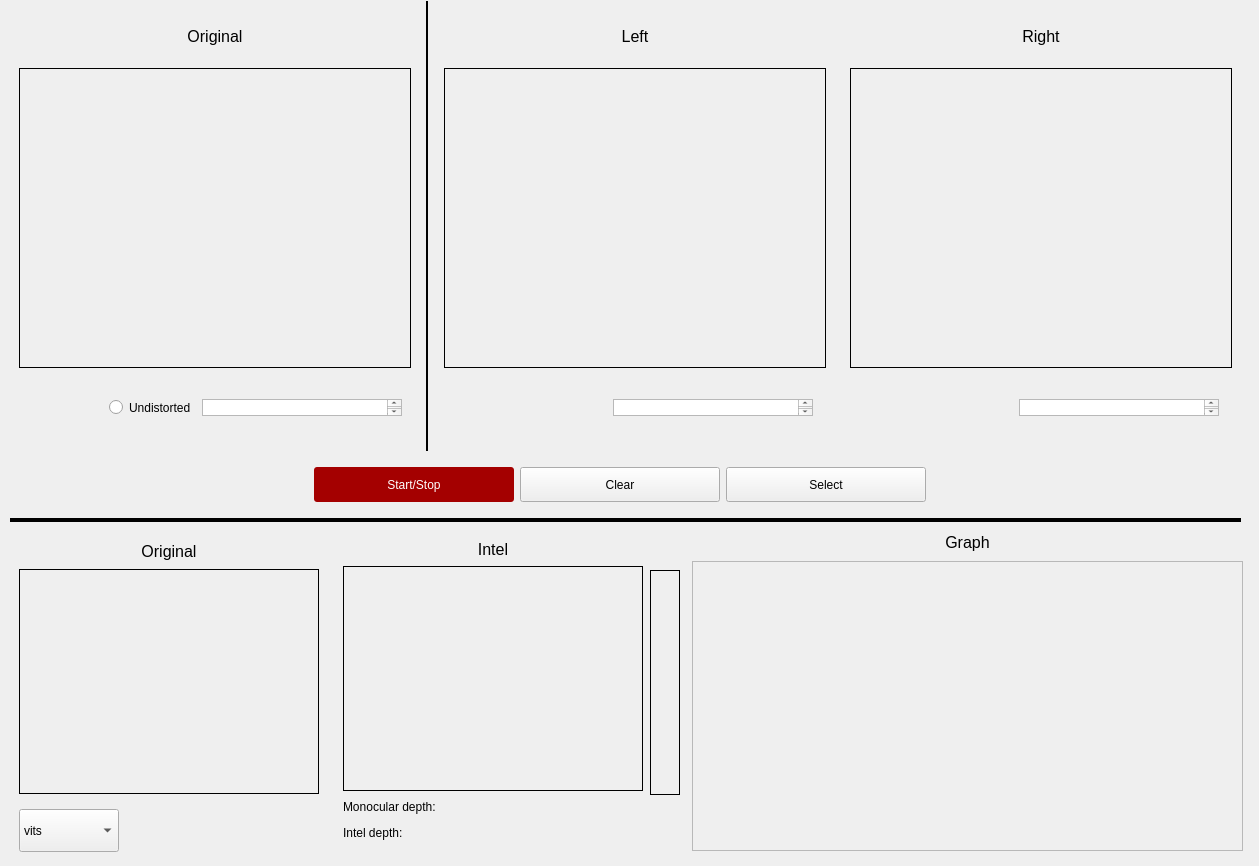
<?xml version="1.0" encoding="UTF-8"?>
<ui version="4.0">
 <class>Form</class>
 <widget class="QWidget" name="Form">
  <property name="geometry">
   <rect>
    <x>0</x>
    <y>0</y>
    <width>1259</width>
    <height>866</height>
   </rect>
  </property>
  <property name="windowTitle">
   <string>Form</string>
  </property>
  <widget class="Line" name="line_2">
   <property name="geometry">
    <rect>
     <x>10</x>
     <y>510</y>
     <width>1231</width>
     <height>21</height>
    </rect>
   </property>
   <property name="frameShadow">
    <enum>QFrame::Plain</enum>
   </property>
   <property name="lineWidth">
    <number>4</number>
   </property>
   <property name="orientation">
    <enum>Qt::Horizontal</enum>
   </property>
  </widget>
  <widget class="QWidget" name="verticalLayoutWidget_3">
   <property name="geometry">
    <rect>
     <x>10</x>
     <y>0</y>
     <width>1231</width>
     <height>510</height>
    </rect>
   </property>
   <layout class="QVBoxLayout" name="verticalLayout_3">
    <item>
     <layout class="QHBoxLayout" name="horizontalLayout">
      <item>
       <widget class="QFrame" name="verticalFrame_3">
        <property name="minimumSize">
         <size>
          <width>400</width>
          <height>450</height>
         </size>
        </property>
        <property name="maximumSize">
         <size>
          <width>16777215</width>
          <height>450</height>
         </size>
        </property>
        <layout class="QVBoxLayout" name="verticalLayout_8">
         <item>
          <widget class="QLabel" name="camLabel">
           <property name="minimumSize">
            <size>
             <width>100</width>
             <height>20</height>
            </size>
           </property>
           <property name="maximumSize">
            <size>
             <width>400</width>
             <height>20</height>
            </size>
           </property>
           <property name="font">
            <font>
             <pointsize>12</pointsize>
            </font>
           </property>
           <property name="text">
            <string>Original</string>
           </property>
           <property name="alignment">
            <set>Qt::AlignCenter</set>
           </property>
          </widget>
         </item>
         <item>
          <widget class="QLabel" name="camFrame">
           <property name="minimumSize">
            <size>
             <width>160</width>
             <height>120</height>
            </size>
           </property>
           <property name="maximumSize">
            <size>
             <width>400</width>
             <height>300</height>
            </size>
           </property>
           <property name="layoutDirection">
            <enum>Qt::LeftToRight</enum>
           </property>
           <property name="frameShape">
            <enum>QFrame::Box</enum>
           </property>
           <property name="text">
            <string/>
           </property>
           <property name="alignment">
            <set>Qt::AlignCenter</set>
           </property>
          </widget>
         </item>
         <item>
          <widget class="QFrame" name="horizontalFrame">
           <property name="maximumSize">
            <size>
             <width>400</width>
             <height>35</height>
            </size>
           </property>
           <layout class="QHBoxLayout" name="horizontalLayout_5">
            <item>
             <widget class="QLabel" name="fpsLabel1">
              <property name="maximumSize">
               <size>
                <width>150</width>
                <height>20</height>
               </size>
              </property>
              <property name="text">
               <string/>
              </property>
             </widget>
            </item>
            <item>
             <widget class="QRadioButton" name="radioButton">
              <property name="text">
               <string>Undistorted</string>
              </property>
             </widget>
            </item>
            <item>
             <widget class="QTextBrowser" name="fpsCam">
              <property name="maximumSize">
               <size>
                <width>200</width>
                <height>20</height>
               </size>
              </property>
              <property name="html">
               <string>&lt;!DOCTYPE HTML PUBLIC &quot;-//W3C//DTD HTML 4.0//EN&quot; &quot;http://www.w3.org/TR/REC-html40/strict.dtd&quot;&gt;
&lt;html&gt;&lt;head&gt;&lt;meta name=&quot;qrichtext&quot; content=&quot;1&quot; /&gt;&lt;style type=&quot;text/css&quot;&gt;
p, li { white-space: pre-wrap; }
&lt;/style&gt;&lt;/head&gt;&lt;body style=&quot; font-family:'IBM Plex Sans'; font-size:10pt; font-weight:400; font-style:normal;&quot;&gt;
&lt;p style=&quot;-qt-paragraph-type:empty; margin-top:0px; margin-bottom:0px; margin-left:0px; margin-right:0px; -qt-block-indent:0; text-indent:0px; font-family:'Ubuntu'; font-size:11pt;&quot;&gt;&lt;br /&gt;&lt;/p&gt;&lt;/body&gt;&lt;/html&gt;</string>
              </property>
             </widget>
            </item>
           </layout>
          </widget>
         </item>
        </layout>
       </widget>
      </item>
      <item>
       <widget class="Line" name="line">
        <property name="maximumSize">
         <size>
          <width>16777215</width>
          <height>450</height>
         </size>
        </property>
        <property name="frameShadow">
         <enum>QFrame::Plain</enum>
        </property>
        <property name="lineWidth">
         <number>2</number>
        </property>
        <property name="orientation">
         <enum>Qt::Vertical</enum>
        </property>
       </widget>
      </item>
      <item>
       <widget class="QFrame" name="verticalFrame_4">
        <property name="sizePolicy">
         <sizepolicy hsizetype="Preferred" vsizetype="Preferred">
          <horstretch>0</horstretch>
          <verstretch>0</verstretch>
         </sizepolicy>
        </property>
        <property name="minimumSize">
         <size>
          <width>400</width>
          <height>450</height>
         </size>
        </property>
        <property name="maximumSize">
         <size>
          <width>400</width>
          <height>450</height>
         </size>
        </property>
        <layout class="QVBoxLayout" name="verticalLayout_10">
         <item>
          <widget class="QLabel" name="leftLabel">
           <property name="minimumSize">
            <size>
             <width>100</width>
             <height>20</height>
            </size>
           </property>
           <property name="maximumSize">
            <size>
             <width>400</width>
             <height>20</height>
            </size>
           </property>
           <property name="font">
            <font>
             <pointsize>12</pointsize>
            </font>
           </property>
           <property name="text">
            <string>Left</string>
           </property>
           <property name="alignment">
            <set>Qt::AlignCenter</set>
           </property>
          </widget>
         </item>
         <item>
          <widget class="QLabel" name="intelLeftFrame">
           <property name="minimumSize">
            <size>
             <width>160</width>
             <height>120</height>
            </size>
           </property>
           <property name="maximumSize">
            <size>
             <width>400</width>
             <height>300</height>
            </size>
           </property>
           <property name="layoutDirection">
            <enum>Qt::LeftToRight</enum>
           </property>
           <property name="frameShape">
            <enum>QFrame::Box</enum>
           </property>
           <property name="text">
            <string/>
           </property>
           <property name="alignment">
            <set>Qt::AlignCenter</set>
           </property>
          </widget>
         </item>
         <item>
          <widget class="QFrame" name="horizontalFrame_3">
           <property name="maximumSize">
            <size>
             <width>400</width>
             <height>35</height>
            </size>
           </property>
           <layout class="QHBoxLayout" name="horizontalLayout_7">
            <item>
             <widget class="QLabel" name="fpsLabel2">
              <property name="maximumSize">
               <size>
                <width>150</width>
                <height>20</height>
               </size>
              </property>
              <property name="text">
               <string/>
              </property>
             </widget>
            </item>
            <item>
             <widget class="QTextBrowser" name="fpsLeft">
              <property name="maximumSize">
               <size>
                <width>200</width>
                <height>20</height>
               </size>
              </property>
              <property name="html">
               <string>&lt;!DOCTYPE HTML PUBLIC &quot;-//W3C//DTD HTML 4.0//EN&quot; &quot;http://www.w3.org/TR/REC-html40/strict.dtd&quot;&gt;
&lt;html&gt;&lt;head&gt;&lt;meta name=&quot;qrichtext&quot; content=&quot;1&quot; /&gt;&lt;style type=&quot;text/css&quot;&gt;
p, li { white-space: pre-wrap; }
&lt;/style&gt;&lt;/head&gt;&lt;body style=&quot; font-family:'IBM Plex Sans'; font-size:10pt; font-weight:400; font-style:normal;&quot;&gt;
&lt;p style=&quot;-qt-paragraph-type:empty; margin-top:0px; margin-bottom:0px; margin-left:0px; margin-right:0px; -qt-block-indent:0; text-indent:0px; font-family:'Ubuntu'; font-size:11pt;&quot;&gt;&lt;br /&gt;&lt;/p&gt;&lt;/body&gt;&lt;/html&gt;</string>
              </property>
             </widget>
            </item>
           </layout>
          </widget>
         </item>
        </layout>
       </widget>
      </item>
      <item>
       <widget class="QFrame" name="verticalFrame_5">
        <property name="minimumSize">
         <size>
          <width>400</width>
          <height>450</height>
         </size>
        </property>
        <property name="maximumSize">
         <size>
          <width>400</width>
          <height>450</height>
         </size>
        </property>
        <layout class="QVBoxLayout" name="verticalLayout_11">
         <item>
          <widget class="QLabel" name="rigthLabel">
           <property name="minimumSize">
            <size>
             <width>100</width>
             <height>20</height>
            </size>
           </property>
           <property name="maximumSize">
            <size>
             <width>400</width>
             <height>20</height>
            </size>
           </property>
           <property name="font">
            <font>
             <pointsize>12</pointsize>
            </font>
           </property>
           <property name="text">
            <string>Right</string>
           </property>
           <property name="alignment">
            <set>Qt::AlignCenter</set>
           </property>
          </widget>
         </item>
         <item>
          <widget class="QLabel" name="intelRightFrame">
           <property name="minimumSize">
            <size>
             <width>160</width>
             <height>120</height>
            </size>
           </property>
           <property name="maximumSize">
            <size>
             <width>400</width>
             <height>300</height>
            </size>
           </property>
           <property name="layoutDirection">
            <enum>Qt::LeftToRight</enum>
           </property>
           <property name="frameShape">
            <enum>QFrame::Box</enum>
           </property>
           <property name="text">
            <string/>
           </property>
           <property name="alignment">
            <set>Qt::AlignCenter</set>
           </property>
          </widget>
         </item>
         <item>
          <widget class="QFrame" name="horizontalFrame_4">
           <property name="maximumSize">
            <size>
             <width>400</width>
             <height>35</height>
            </size>
           </property>
           <layout class="QHBoxLayout" name="horizontalLayout_8">
            <item>
             <widget class="QLabel" name="fpsLabel3">
              <property name="maximumSize">
               <size>
                <width>150</width>
                <height>20</height>
               </size>
              </property>
              <property name="text">
               <string/>
              </property>
             </widget>
            </item>
            <item>
             <widget class="QTextBrowser" name="fpsRight">
              <property name="maximumSize">
               <size>
                <width>200</width>
                <height>20</height>
               </size>
              </property>
              <property name="html">
               <string>&lt;!DOCTYPE HTML PUBLIC &quot;-//W3C//DTD HTML 4.0//EN&quot; &quot;http://www.w3.org/TR/REC-html40/strict.dtd&quot;&gt;
&lt;html&gt;&lt;head&gt;&lt;meta name=&quot;qrichtext&quot; content=&quot;1&quot; /&gt;&lt;style type=&quot;text/css&quot;&gt;
p, li { white-space: pre-wrap; }
&lt;/style&gt;&lt;/head&gt;&lt;body style=&quot; font-family:'IBM Plex Sans'; font-size:10pt; font-weight:400; font-style:normal;&quot;&gt;
&lt;p style=&quot;-qt-paragraph-type:empty; margin-top:0px; margin-bottom:0px; margin-left:0px; margin-right:0px; -qt-block-indent:0; text-indent:0px; font-family:'Ubuntu'; font-size:11pt;&quot;&gt;&lt;br /&gt;&lt;/p&gt;&lt;/body&gt;&lt;/html&gt;</string>
              </property>
             </widget>
            </item>
           </layout>
          </widget>
         </item>
        </layout>
       </widget>
      </item>
     </layout>
    </item>
    <item>
     <widget class="QFrame" name="horizontalFrame_2">
      <property name="minimumSize">
       <size>
        <width>1220</width>
        <height>50</height>
       </size>
      </property>
      <property name="maximumSize">
       <size>
        <width>1220</width>
        <height>50</height>
       </size>
      </property>
      <layout class="QHBoxLayout" name="horizontalLayout_2">
       <item>
        <spacer name="horizontalSpacer">
         <property name="orientation">
          <enum>Qt::Horizontal</enum>
         </property>
         <property name="sizeHint" stdset="0">
          <size>
           <width>40</width>
           <height>20</height>
          </size>
         </property>
        </spacer>
       </item>
       <item>
        <widget class="QPushButton" name="startAndStopButton">
         <property name="minimumSize">
          <size>
           <width>200</width>
           <height>35</height>
          </size>
         </property>
         <property name="maximumSize">
          <size>
           <width>200</width>
           <height>40</height>
          </size>
         </property>
         <property name="layoutDirection">
          <enum>Qt::LeftToRight</enum>
         </property>
         <property name="autoFillBackground">
          <bool>false</bool>
         </property>
         <property name="styleSheet">
          <string notr="true">QPushButton {
	border-radius: 3px;
	background: rgb(164, 0, 0);
	color: rgb(255, 255, 255);
}

QPushButton:hover{
	background: rgb(204, 0, 0);
}

QPushButton:pressed{
	background: rgb(239, 41, 41);
}</string>
         </property>
         <property name="text">
          <string>Start/Stop</string>
         </property>
         <property name="iconSize">
          <size>
           <width>25</width>
           <height>25</height>
          </size>
         </property>
         <property name="checkable">
          <bool>true</bool>
         </property>
        </widget>
       </item>
       <item>
        <widget class="QPushButton" name="clearButton">
         <property name="minimumSize">
          <size>
           <width>200</width>
           <height>35</height>
          </size>
         </property>
         <property name="maximumSize">
          <size>
           <width>200</width>
           <height>40</height>
          </size>
         </property>
         <property name="autoFillBackground">
          <bool>false</bool>
         </property>
         <property name="text">
          <string>Clear</string>
         </property>
         <property name="iconSize">
          <size>
           <width>20</width>
           <height>20</height>
          </size>
         </property>
        </widget>
       </item>
       <item>
        <widget class="QPushButton" name="selectButton">
         <property name="minimumSize">
          <size>
           <width>200</width>
           <height>35</height>
          </size>
         </property>
         <property name="maximumSize">
          <size>
           <width>200</width>
           <height>40</height>
          </size>
         </property>
         <property name="autoFillBackground">
          <bool>false</bool>
         </property>
         <property name="text">
          <string>Select</string>
         </property>
         <property name="iconSize">
          <size>
           <width>20</width>
           <height>20</height>
          </size>
         </property>
        </widget>
       </item>
       <item>
        <spacer name="horizontalSpacer_2">
         <property name="orientation">
          <enum>Qt::Horizontal</enum>
         </property>
         <property name="sizeHint" stdset="0">
          <size>
           <width>40</width>
           <height>20</height>
          </size>
         </property>
        </spacer>
       </item>
      </layout>
     </widget>
    </item>
   </layout>
  </widget>
  <widget class="QWidget" name="horizontalLayoutWidget_2">
   <property name="geometry">
    <rect>
     <x>10</x>
     <y>530</y>
     <width>650</width>
     <height>322</height>
    </rect>
   </property>
   <layout class="QHBoxLayout" name="horizontalLayout_3">
    <item>
     <widget class="QFrame" name="verticalFrame">
      <layout class="QVBoxLayout" name="verticalLayout">
       <item>
        <widget class="QLabel" name="depthLabelCam">
         <property name="minimumSize">
          <size>
           <width>100</width>
           <height>20</height>
          </size>
         </property>
         <property name="maximumSize">
          <size>
           <width>300</width>
           <height>25</height>
          </size>
         </property>
         <property name="font">
          <font>
           <pointsize>12</pointsize>
          </font>
         </property>
         <property name="text">
          <string>Original</string>
         </property>
         <property name="alignment">
          <set>Qt::AlignCenter</set>
         </property>
        </widget>
       </item>
       <item>
        <widget class="QLabel" name="depthFrameCam">
         <property name="minimumSize">
          <size>
           <width>300</width>
           <height>225</height>
          </size>
         </property>
         <property name="maximumSize">
          <size>
           <width>300</width>
           <height>225</height>
          </size>
         </property>
         <property name="layoutDirection">
          <enum>Qt::LeftToRight</enum>
         </property>
         <property name="frameShape">
          <enum>QFrame::Box</enum>
         </property>
         <property name="text">
          <string/>
         </property>
         <property name="alignment">
          <set>Qt::AlignCenter</set>
         </property>
        </widget>
       </item>
       <item>
        <widget class="QComboBox" name="encoderBox">
         <property name="minimumSize">
          <size>
           <width>50</width>
           <height>43</height>
          </size>
         </property>
         <property name="maximumSize">
          <size>
           <width>100</width>
           <height>25</height>
          </size>
         </property>
         <item>
          <property name="text">
           <string>vits</string>
          </property>
         </item>
         <item>
          <property name="text">
           <string>vitb</string>
          </property>
         </item>
         <item>
          <property name="text">
           <string>vitl</string>
          </property>
         </item>
        </widget>
       </item>
      </layout>
     </widget>
    </item>
    <item>
     <widget class="QFrame" name="verticalFrame_2">
      <layout class="QVBoxLayout" name="verticalLayout_2">
       <item>
        <widget class="QLabel" name="depthLabelIntel">
         <property name="minimumSize">
          <size>
           <width>100</width>
           <height>20</height>
          </size>
         </property>
         <property name="maximumSize">
          <size>
           <width>300</width>
           <height>25</height>
          </size>
         </property>
         <property name="font">
          <font>
           <pointsize>12</pointsize>
          </font>
         </property>
         <property name="text">
          <string>Intel</string>
         </property>
         <property name="alignment">
          <set>Qt::AlignCenter</set>
         </property>
        </widget>
       </item>
       <item>
        <widget class="QLabel" name="depthFrameIntel">
         <property name="minimumSize">
          <size>
           <width>300</width>
           <height>225</height>
          </size>
         </property>
         <property name="maximumSize">
          <size>
           <width>300</width>
           <height>225</height>
          </size>
         </property>
         <property name="layoutDirection">
          <enum>Qt::LeftToRight</enum>
         </property>
         <property name="frameShape">
          <enum>QFrame::Box</enum>
         </property>
         <property name="text">
          <string/>
         </property>
         <property name="alignment">
          <set>Qt::AlignCenter</set>
         </property>
        </widget>
       </item>
       <item>
        <widget class="QLabel" name="depthValueCam">
         <property name="maximumSize">
          <size>
           <width>300</width>
           <height>20</height>
          </size>
         </property>
         <property name="text">
          <string>Monocular depth:</string>
         </property>
        </widget>
       </item>
       <item>
        <widget class="QLabel" name="depthValueIntel">
         <property name="maximumSize">
          <size>
           <width>300</width>
           <height>20</height>
          </size>
         </property>
         <property name="text">
          <string>Intel depth:</string>
         </property>
        </widget>
       </item>
      </layout>
     </widget>
    </item>
    <item>
     <spacer name="horizontalSpacer_4">
      <property name="orientation">
       <enum>Qt::Horizontal</enum>
      </property>
      <property name="sizeHint" stdset="0">
       <size>
        <width>40</width>
        <height>20</height>
       </size>
      </property>
     </spacer>
    </item>
   </layout>
  </widget>
  <widget class="QWidget" name="verticalLayoutWidget">
   <property name="geometry">
    <rect>
     <x>692</x>
     <y>530</y>
     <width>551</width>
     <height>321</height>
    </rect>
   </property>
   <layout class="QVBoxLayout" name="verticalLayout_4">
    <item>
     <widget class="QLabel" name="graphLabel">
      <property name="minimumSize">
       <size>
        <width>0</width>
        <height>20</height>
       </size>
      </property>
      <property name="maximumSize">
       <size>
        <width>580</width>
        <height>25</height>
       </size>
      </property>
      <property name="font">
       <font>
        <pointsize>12</pointsize>
       </font>
      </property>
      <property name="text">
       <string>Graph</string>
      </property>
      <property name="alignment">
       <set>Qt::AlignCenter</set>
      </property>
     </widget>
    </item>
    <item>
     <widget class="QFrame" name="graphFrame">
      <property name="frameShape">
       <enum>QFrame::StyledPanel</enum>
      </property>
      <property name="frameShadow">
       <enum>QFrame::Raised</enum>
      </property>
     </widget>
    </item>
   </layout>
  </widget>
  <widget class="QLabel" name="depthRuler">
   <property name="geometry">
    <rect>
     <x>650</x>
     <y>570</y>
     <width>30</width>
     <height>225</height>
    </rect>
   </property>
   <property name="minimumSize">
    <size>
     <width>30</width>
     <height>225</height>
    </size>
   </property>
   <property name="maximumSize">
    <size>
     <width>30</width>
     <height>225</height>
    </size>
   </property>
   <property name="frameShape">
    <enum>QFrame::Box</enum>
   </property>
   <property name="text">
    <string/>
   </property>
  </widget>
 </widget>
 <resources/>
 <connections/>
</ui>
